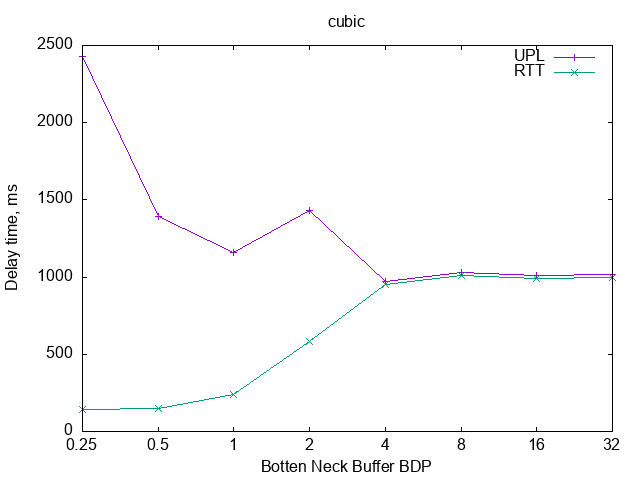

Generate this figure with gnuplot:
set term png
set output 'cubic.png' 

set key fixed right top vertical Right noreverse noenhanced autotitle nobox
set style data linespoints
set xlabel "Botten Neck Buffer BDP"
set ylabel "Delay time, ms"
        
set title 'cubic'
plot 'cubic.dat' using 2:xtic(1) title columnheader(2), for [i=3:3] '' using i title columnheader(i)
